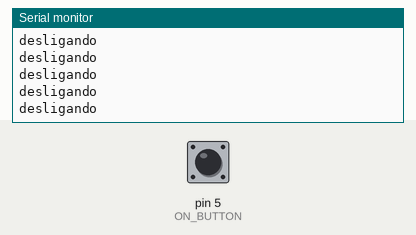
Recording of a sketch running on a simulated Arduino Uno, built with avr-gcc and run on an emulated ATmega328P. Shown: the last lines printed to the serial monitor. The test bench sets the inputs (shaded band); at power-on: pin 5 (ON_BUTTON) HIGH.

Above: at 1.2 s.
1.3 s: pin 5 (ON_BUTTON) pulled LOW for 0.15 s
At 2.3 s:
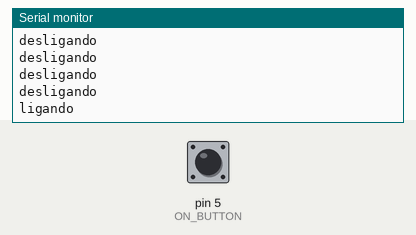
7.4 s: pin 5 (ON_BUTTON) pulled LOW for 1 s
At 9.2 s:
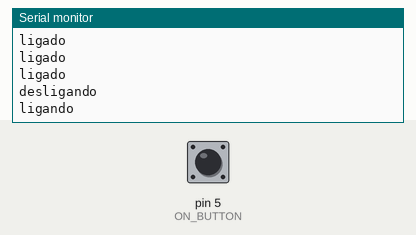

The sketch:

testeOnButton.ino
```cpp
#define ON_BUTTON              5

bool btn_state = false;
int aux = 0;

void setup() {
  pinMode(ON_BUTTON, INPUT_PULLUP);
  Serial.begin(9600);
}

void verifyOnButton() {
  bool newState = btn_state;
  if (digitalReadFast(ON_BUTTON) == LOW) {
    newState = !btn_state;
  }
  if (newState != btn_state) {
    btn_state = newState;
    delay(500);
  }
}


void loop() {
  verifyOnButton();
  if (btn_state) {
    if (aux == 0) {
      Serial.println("ligando");
      delay(5000);
      aux = 1;
    }
    Serial.println("ligado");
  }
  else if (aux != 0) {
    aux = 0;
    btn_state = false;
    Serial.println("desligando");
    delay(150);
  }
  else{
    Serial.println("desligando");
  }
}
```

Measured:
- after the input at 1.3 s, the serial monitor: prints a new line after 0.51 s (image 1)
- after the input at 7.4 s, the serial monitor: prints a new line after 0.50 s (image 2)
